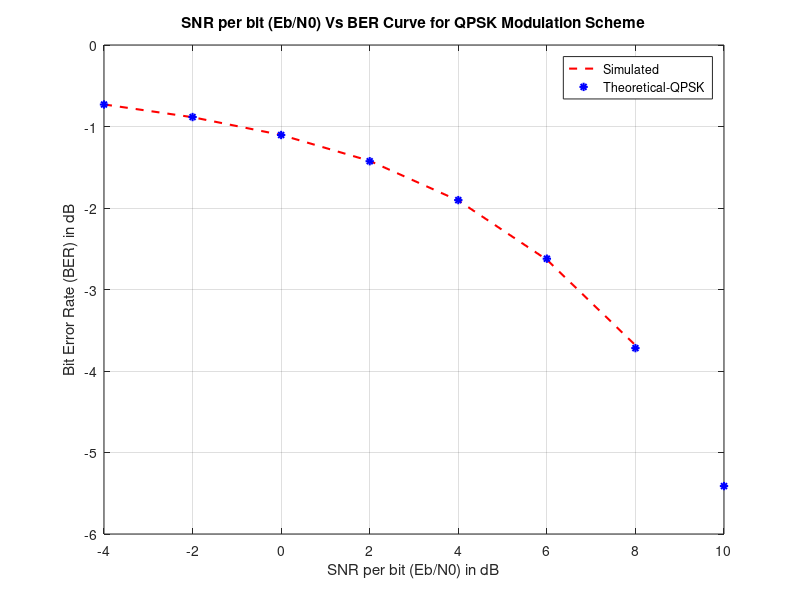

MATLAB code for this plot:
clear;
clc;
N=1000000;
EbN0dB = -4:2:10;
data=randn(1,N)>=0; 
oddData = data(1:2:end);
evenData = data(2:2:end);
qpskModulated = sqrt(1/2)*(1i*(2*oddData-1)+(2*evenData-1)); 
M=4; 
Rm=log2(M); 
Rc=1; 
BER = zeros(1,length(EbN0dB)); 
index=1;
for i=EbN0dB,
EbN0 = 10.^(i/10); 
noiseSigma = sqrt(1./(2*Rm*Rc*EbN0)); 
noise = noiseSigma*(randn(1,length(qpskModulated))+1i*randn(1,length(qpskModulated)));
received = qpskModulated + noise;
detected_real = real(received)>=0;
detected_img = imag(received)>=0;
estimatedBits=reshape([detected_img;detected_real],1,[]);
BER(index) = sum(xor(data,estimatedBits))/length(data);
index=index+1;
end

plotHandle=plot(EbN0dB,log10(BER),'r--');
set(plotHandle,'LineWidth',1.5);
title('SNR per bit (Eb/N0) Vs BER Curve for QPSK Modulation Scheme');
xlabel('SNR per bit (Eb/N0) in dB');
ylabel('Bit Error Rate (BER) in dB');
grid on;
hold on;
theoreticalBER =0.5*erfc(sqrt(10.^(EbN0dB/10)));
plotHandle=plot(EbN0dB,log10(theoreticalBER),'b*');
set(plotHandle,'LineWidth',1.5);
legend('Simulated','Theoretical-QPSK','Theoretical-QPSK');
grid on;